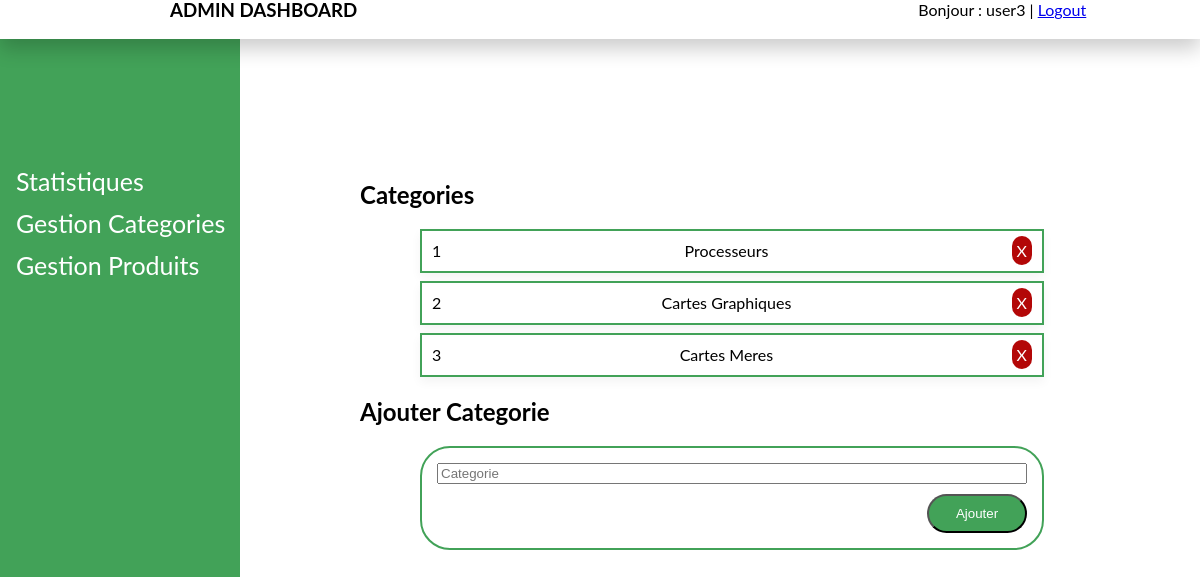
Page /admin/gestionCat.php (signed in) on the committed database.
### tables this page shows
CREATE TABLE IF NOT EXISTS `categories` (
  `ID_CAT` int(11) NOT NULL AUTO_INCREMENT,
  `NOM` varchar(30) NOT NULL,
  PRIMARY KEY (`ID_CAT`)
);

### admin/gestionCat.php (the view, shortened to what this page needs)
<!DOCTYPE html>
<html>
<head>
    <link rel="stylesheet" href="styleadmin.css">
</head>
<body>
    <?php
        require_once('header.php');
        $req="select * from categories";
        $reponse=$db->query($req);
    ?>
    <div class="main">
        <h2>Categories</h2>
        <?php while($cat=$reponse->fetch()) {
                ?>
        <div class="item">
            <p><?php echo $cat['ID_CAT']; ?></p>
            <p><?php echo $cat['NOM']; ?></p>
            <a href="deleteCat.php?idCat=<?php echo($cat['ID_CAT']); ?>" class="delete">X</a>
        </div>
        <?php }?>
        <h2>Ajouter Categorie</h2>
            <form action="ajoutCat.php" method="POST" enctype="multipart/form-data">
                <input type="text" placeholder="Categorie" name="categorie">
                <input type="submit" value="Ajouter" >
            </form>
    </div>
</body>
</html>

### admin/styleadmin.css (style rules this page uses)
body { font-family: "Lato", sans-serif; margin:0; padding:0; box-sizing: border-box; overflow-x: hidden; }
.main { margin-left: 30vw ; padding-top: 20vh; }
.item { display: flex; padding: 0 10px; width: 50vw; height: 5vh; margin: 1vh 5vw; justify-content: space-between; align-items: center; border: 2px solid #42A258; box-shadow: 0 5px 10px rgba(0, 0, 0, 0.048); }
.delete { text-decoration: none; color: #fff; background-color: rgb(179, 7, 7) ; border-radius: 10px; padding: 5px; }
form { display: flex; flex-direction: column; width: 50vw; margin: 0 5vw; border: 2px solid #42A258; padding: 10px; border-radius: 30px; }
input { margin: 5px; }
input[type=submit] { width: 100px; align-self: flex-end; background-color: #42A258; color: #fff; padding: 10px; border-radius: 50px; }

### rows in the picture
categories: ID_CAT "1", NOM "Processeurs"
categories: ID_CAT "2", NOM "Cartes Graphiques"
categories: ID_CAT "3", NOM "Cartes Meres"

### other values in the picture
$_SESSION['LOGIN'] "user3"
